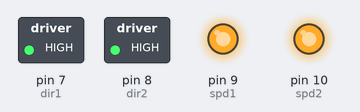
The sketch below on a simulated Arduino Uno, built with avr-gcc and run on an emulated ATmega328P. Shown: switched loads named in the sketch (green lamp = pin HIGH), output pins drawn as LEDs (lit = HIGH).

Above: at 0.1 s.
At 2.1 s:
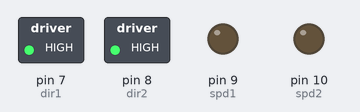
Timing chart, 0 to 3.6 s (numbered marks = the images above):
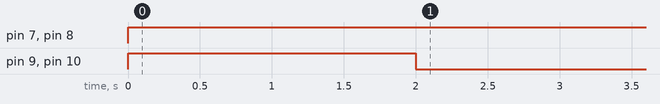

The sketch:

17th-draft-basic-drive-test.ino
```cpp
#include <DRV8835MotorShield.h>

int dir1 = 7;
int dir2 = 8;

int spd1 = 9;
int spd2 = 10;


void setup() {
  // put your setup code here, to run once:
  pinMode(dir1, OUTPUT);
  pinMode(dir2, OUTPUT);
  pinMode(spd1, OUTPUT);
  pinMode(spd2, OUTPUT);
}

void loop() {
  // put your main code here, to run repeatedly:
  digitalWrite(dir1, 1);
  digitalWrite(spd1, HIGH);
  digitalWrite(dir2, 1);
  digitalWrite(spd2, HIGH);
  delay(2000);
  digitalWrite(dir1, 1);
  digitalWrite(spd1, LOW);
  digitalWrite(dir2, 1);
  digitalWrite(spd2, LOW);
  delay(2000000);
}
```

Measured:
- by itself, pin 7 (dir1), pin 8 (dir2): LOW → HIGH at 0.00 s
- by itself, pin 9 (spd1), pin 10 (spd2): LOW → HIGH at 0.00 s, → LOW 2.0 s later
